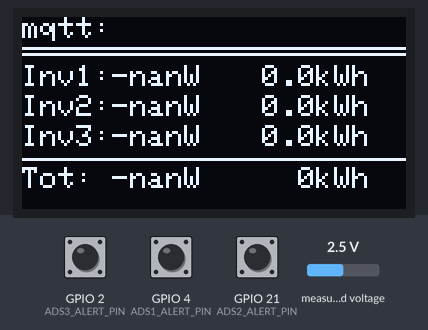
Simulated run of this sketch. Board: ESP32. On the bench: 128×64 one-colour display. Inputs (shaded band) come from the test bench; at power-on: GPIO 2 (ADS3_ALERT_PIN) HIGH, GPIO 4 (ADS1_ALERT_PIN) HIGH, GPIO 21 (ADS2_ALERT_PIN) HIGH, measured voltage 2.5 V. WiFi joins after 1.5 s; servers stay silent unless stated; the local clock reads 2024-03-15 10:24:30 at power-on unless the sketch sets it; no MQTT or app messages arrive unless stated.

Above: at 9.2 s.
9.3 s: GPIO 2 (ADS3_ALERT_PIN) pulled LOW for 0.15 s
At 10.4 s:
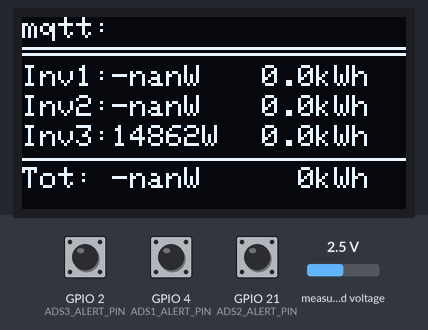
12.4 s: GPIO 4 (ADS1_ALERT_PIN) pulled LOW for 0.15 s
At 12.9 s:
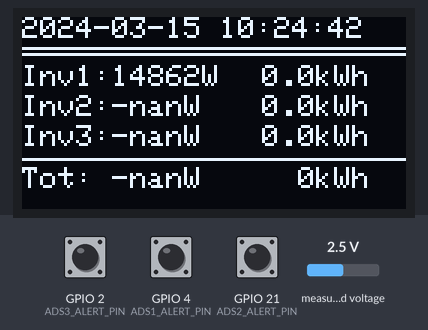
15.5 s: GPIO 21 (ADS2_ALERT_PIN) pulled LOW for 0.15 s
At 16.4 s:
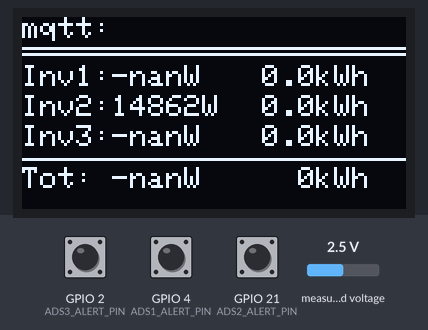
18.6 s: GPIO 2 (ADS3_ALERT_PIN) pulled LOW for 1 s
At 20.4 s:
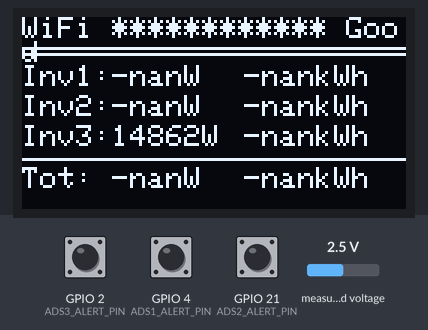
22.6 s: GPIO 4 (ADS1_ALERT_PIN) pulled LOW for 1 s
At 24.4 s:
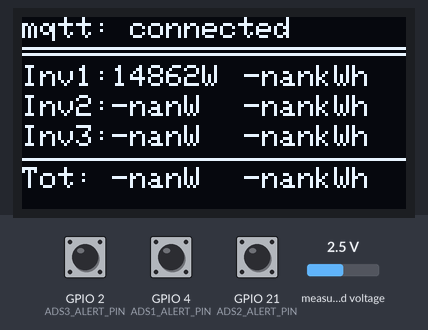
26.6 s: GPIO 21 (ADS2_ALERT_PIN) pulled LOW for 1 s
At 28.0 s:
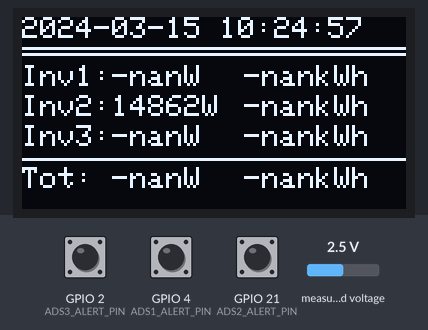
Timing chart, 0 to 29.6 s (numbered marks = the images above; inputs shaded):
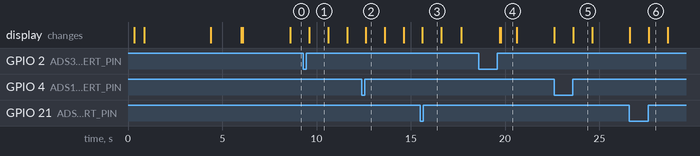

Measured:
- after the input at 9.3 s, the display: changes after 0.32 s (image 1)
- after the input at 12.4 s, the display: changes after 0.22 s (image 2)
- after the input at 15.5 s, the display: changes after 0.12 s (image 3)
- after the input at 18.6 s, the display: first differs from a run without the input after 1.2 s (image 4)
- after the input at 22.6 s, the display: first differs from a run without the input after 1.0 s (image 5)
- after the input at 26.6 s, the display: first differs from a run without the input after 1.0 s (image 6)
- what the display in image 1 shows lasts 1.0 s, from 9.6 s to 10.6 s

The sketch:

esp32SolarMonitor.ino
```cpp
#include <Wire.h>
#include <Adafruit_ADS1X15.h>
#include <Adafruit_GFX.h>
#include <Adafruit_SSD1306.h>
#include <PubSubClient.h>
#include <time.h>
#include <WiFi.h>
#include <WiFiClient.h>

#define ADS_SDA_PIN 23
#define ADS_SCL_PIN 22

#define OLED_SDA_PIN 5
#define OLED_SCL_PIN 18
#define SCREEN_WIDTH 128
#define SCREEN_HEIGHT 64
#define OLED_RESET -1
#define NOISE_THRESHOLD 0.0015
#define COIL_CONVERSION_RATIO 29.5
#define HOUSEHOLD_VOLTAGE 246   //!!!!!!!!!!!!!!! change this when installing.
#define MQTT_MAX_PACKET_SIZE 3500

WiFiClient wifiClient;
PubSubClient mqttClient(wifiClient);

TwoWire I2C_Sensors = TwoWire(0);   // Bus 0 for ADS1115 modules
TwoWire I2C_Display = TwoWire(1);   // Bus 1 for OLED

Adafruit_SSD1306 display(SCREEN_WIDTH, SCREEN_HEIGHT, &I2C_Display, OLED_RESET);

Adafruit_ADS1115 ads1;
Adafruit_ADS1115 ads2;
Adafruit_ADS1115 ads3;
#define ADS1_ALERT_PIN 4
#define ADS2_ALERT_PIN 21
#define ADS3_ALERT_PIN 2
#define ADS1_ADDR 0x49  //  ALRT pin to PWR
#define ADS2_ADDR 0x48  //  ALRT pin to GND
#define ADS3_ADDR 0x4A  //  ALRT pin to SDA

volatile bool ADS1_Ready = false;
volatile bool ADS2_Ready = false;
volatile bool ADS3_Ready = false;

double ADS1_sumSquares = 0;
unsigned int ADS1_sampleCount = 0;
double ADS1_totalWh = 0.0;
double ADS1_energy = 0.0;
unsigned int ADS1_energy_count = 0;

double ADS2_sumSquares = 0;
unsigned int ADS2_sampleCount = 0;
double ADS2_totalWh = 0.0;
double ADS2_energy = 0.0;
unsigned int ADS2_energy_count = 0;

double ADS3_sumSquares = 0;
unsigned int ADS3_sampleCount = 0;
double ADS3_totalWh = 0.0;
double ADS3_energy = 0.0;
unsigned int ADS3_energy_count = 0;

unsigned int lastSampleMS = 0;

const char* ssid = "************";
const char* password = "***********";
const char* mqtt_server   = "192.168.1.10";
const int   mqtt_port     = 1883;
const char* mqtt_user     = "mqtt";
const char* mqtt_password = "**********";
const char* mqtt_client_name = "SOLAR_WATCHER_5000";
char* mqtt_status = "";

const unsigned int PeriodForDataDeliveryMS = 10000;  // deliver data to HA every 10 seconds
const unsigned short NumberOfPeriodsInAnHour = 360;  // this must be (60*60/(PeriodForDataDeliveryMS/1000))
unsigned int PreviousDataDeliveryMS = 0;


struct SensorReading {
  unsigned int ads1SampleCount;
  double ads1SumSquares;
  unsigned int ads2SampleCount;
  double ads2SumSquares;
  unsigned int ads3SampleCount;
  double ads3SumSquares;
};

void IRAM_ATTR ADS1_Alrt() {
  ADS1_Ready = true;
}
void IRAM_ATTR ADS2_Alrt() {
  ADS2_Ready = true;
}
void IRAM_ATTR ADS3_Alrt() {
  ADS3_Ready = true;
}

const char* getSignalQuality() {
  if (WiFi.status() != WL_CONNECTED) {
    return "No Conn";
  }
  int rssi = WiFi.RSSI();
  if (rssi >= -50) return "Excellent";
  if (rssi >= -70) return "Good";
  if (rssi >= -80) return "Weak";
  return "Bad";
}

bool ensureWiFi() {
  if (WiFi.status() == WL_CONNECTED) {
    return true;
  }

  if (WiFi.status() == WL_DISCONNECTED) {
    WiFi.reconnect();
  } else {
    WiFi.begin(ssid, password);
  }
  vTaskDelay(pdMS_TO_TICKS(1000));

  for (int i = 0; i < 30; i++) {
    if (WiFi.status() == WL_CONNECTED) {
      setupTime();
      return true;
    }
    vTaskDelay(pdMS_TO_TICKS(100));
  }
  return false;
}

void connectWiFi() {
  display.clearDisplay();
  display.setTextSize(2);
  display.setCursor(2, 0);
  display.println("Connecting");
  display.setCursor(2, 18);
  display.println("to WiFi");
  display.setCursor(2, 42);
  display.println(ssid);
  display.display();
  delay(100);

  if (! ensureWiFi()) {
    display.clearDisplay();
    display.setTextSize(2);
    display.setCursor(2, 0);
    display.println("Wifi Error");
    display.display();
    delay(5000);
    return;
  }
}

void setupTime() {

  configTzTime("EST5EDT,M3.2.0/2,M11.1.0/2","pool.ntp.org","time.nist.gov");

  struct tm timeinfo;
  if (!getLocalTime(&timeinfo, 10000)) {
    display.clearDisplay();
    display.setTextSize(2);
    display.setCursor(2, 0);
    display.println("NTP Error");
    display.display();
    delay(5000);
  }
}

void splash() {
  display.clearDisplay();
  display.setTextColor(SSD1306_WHITE);
  display.setTextSize(2);
  display.setCursor(12, 0);
  display.println("Solar");
  display.setCursor(12, 18);
  display.println("Watcher");
  display.setCursor(12, 42);
  display.println("5000");
  display.display();
  delay(3500);
}

void configureADS1() {
  if (!ads1.begin(ADS1_ADDR, &I2C_Sensors)) {
    display.clearDisplay();
    display.setTextSize(2);
    display.setCursor(2, 0);
    display.println("ADS1 error");
    display.display();
    while (1);
  }
  display.clearDisplay();
  display.setTextSize(1);
  display.setCursor(2, 0);
  display.println("AD1 connected.");
  display.display();

  ads1.setGain(GAIN_TWO);
  ads1.setDataRate(RATE_ADS1115_860SPS);
  ads1.startADCReading(ADS1X15_REG_CONFIG_MUX_DIFF_0_1, /*continuous=*/true);
  pinMode(ADS1_ALERT_PIN, INPUT_PULLUP);
  delay(10);
  attachInterrupt(digitalPinToInterrupt(ADS1_ALERT_PIN), ADS1_Alrt, FALLING);
}

void configureADS2() {
  if (!ads2.begin(ADS2_ADDR, &I2C_Sensors)) {
    display.clearDisplay();
    display.setTextSize(2);
    display.setCursor(2, 0);
    display.println("ADS2 error");
    display.display();
    while (1);
  }
  display.setTextSize(1);
  display.setCursor(2, 18);
  display.println("AD2 connected.");
  display.display();

  ads2.setGain(GAIN_TWO);
  ads2.setDataRate(RATE_ADS1115_860SPS);
  ads2.startADCReading(ADS1X15_REG_CONFIG_MUX_DIFF_0_1, /*continuous=*/true);
  pinMode(ADS2_ALERT_PIN, INPUT_PULLUP);
  delay(10);
  attachInterrupt(digitalPinToInterrupt(ADS2_ALERT_PIN), ADS2_Alrt, FALLING);
}

void configureADS3() {
  if (!ads3.begin(ADS3_ADDR, &I2C_Sensors)) {
    display.clearDisplay();
    display.setTextSize(2);
    display.setCursor(2, 0);
    display.println("ADS3 error");
    display.display();
    while (1);
  }
  display.setTextSize(1);
  display.setCursor(2, 42);
  display.println("AD3 connected.");
  display.setCursor(2, 53);
  display.println(I2C_Sensors.getClock());
  display.display();

  ads3.setGain(GAIN_TWO);
  ads3.setDataRate(RATE_ADS1115_860SPS);
  ads3.startADCReading(ADS1X15_REG_CONFIG_MUX_DIFF_0_1, /*continuous=*/true);
  pinMode(ADS3_ALERT_PIN, INPUT_PULLUP);
  delay(10);
  attachInterrupt(digitalPinToInterrupt(ADS3_ALERT_PIN), ADS3_Alrt, FALLING);
}

// void publishMQTTDiscovery() {
//     mqttClient.publish( "homeassistant/sensor/solar_inverter1_power/config",
//         R"({"name":"Inverter 1 Power","state_topic":"solar/inverter1/power","unit_of_measurement":"W","device_class":"power","state_class":"measurement","unique_id":"solar_inverter1_power","device":{  "identifiers":["solar_monitor"],  "name":"Solar Monitor",  "manufacturer":"Custom",  "model":"SOLAR WATCHER 5000"}})", true);
//     mqttClient.loop();
//     mqttClient.publish("homeassistant/sensor/solar_inverter2_power/config",
//         R"({"name":"Inverter 2 Power","state_topic":"solar/inverter2/power","unit_of_measurement":"W","device_class":"power","state_class":"measurement","unique_id":"solar_inverter2_power","device":{  "identifiers":["solar_monitor"],  "name":"Solar Monitor",  "manufacturer":"Custom",  "model":"SOLAR WATCHER 5000"}})", true);
//     mqttClient.loop();
//     mqttClient.publish("homeassistant/sensor/solar_inverter3_power/config",
//         R"({"name":"Inverter 3 Power","state_topic":"solar/inverter3/power","unit_of_measurement":"W","device_class":"power","state_class":"measurement","unique_id":"solar_inverter3_power","device":{  "identifiers":["solar_monitor"],  "name":"Solar Monitor",  "manufacturer":"Custom",  "model":"SOLAR WATCHER 5000"}})", true);
//     mqttClient.loop();
// }

void publishMQTTDiscovery() {

  if (!ensureWiFi()) return;
  if (!ensureMQTT()) return;

  const char* payload = R"({
    "origin": {
      "name": "solar-monitor",
      "sw_version": "1.0.0"
    },
    "device": {
      "identifiers": ["solar_monitor"],
      "name": "Solar Monitor",
      "manufacturer": "SwenCo",
      "model": "SOLAR WATCHER 5000",
      "sw_version": "1.0.0"
    },
    "availability": [{
      "topic": "solar/monitor/status"
    }],
    "components": {
      "inverter1_power": {
        "platform": "sensor",
        "name": "Inverter 1 Power",
        "state_topic": "solar/monitor/state",
        "value_template": "{{ value_json.inverter1 }}",
        "unit_of_measurement": "W",
        "device_class": "power",
        "state_class": "measurement",
        "unique_id": "solar_monitor_inverter1_power"
      },
      "inverter2_power": {
        "platform": "sensor",
        "name": "Inverter 2 Power",
        "state_topic": "solar/monitor/state",
        "value_template": "{{ value_json.inverter2 }}",
        "unit_of_measurement": "W",
        "device_class": "power",
        "state_class": "measurement",
        "unique_id": "solar_monitor_inverter2_power"
      },
      "inverter3_power": {
        "platform": "sensor",
        "name": "Inverter 3 Power",
        "state_topic": "solar/monitor/state",
        "value_template": "{{ value_json.inverter3 }}",
        "unit_of_measurement": "W",
        "device_class": "power",
        "state_class": "measurement",
        "unique_id": "solar_monitor_inverter3_power"
      },
      "total_power": {
        "platform": "sensor",
        "name": "Total Solar Power",
        "state_topic": "solar/monitor/state",
        "value_template": "{{ value_json.total }}",
        "unit_of_measurement": "W",
        "device_class": "power",
        "state_class": "measurement",
        "unique_id": "solar_monitor_total_power"
      },
      "wifi_signal": {
        "platform": "sensor",
        "name": "WiFi Signal",
        "state_topic": "solar/monitor/state",
        "value_template": "{{ value_json.wifi }}",
        "unit_of_measurement": "dBm",
        "device_class": "signal_strength",
        "entity_category": "diagnostic",
        "unique_id": "solar_monitor_wifi_signal"
      },
      "uptime": {
        "platform": "sensor",
        "name": "Uptime",
        "state_topic": "solar/monitor/state",
        "value_template": "{{ value_json.uptime }}",
        "unit_of_measurement": "s",
        "entity_category": "diagnostic",
        "unique_id": "solar_monitor_uptime"
      },
      "esp_temperature": {
        "platform": "sensor",
        "name": "ESP32 Temperature",
        "state_topic": "solar/monitor/state",
        "value_template": "{{ value_json.temp }}",
        "unit_of_measurement": "°C",
        "device_class": "temperature",
        "entity_category": "diagnostic",
        "unique_id": "solar_monitor_temp"
      }
    }
  })";

  bool ok = mqttClient.publish("homeassistant/device/solar_monitor/config", payload, true);

  if (!ok) {
    display.clearDisplay();
    display.setTextSize(1);
    display.setCursor(2, 20);
    display.println("MQTT config error");
    display.display();
    delay(10000);
  }
  else {
    display.clearDisplay();
    display.setTextSize(1);
    display.setCursor(2, 20);
    display.println("MQTT config");
    display.setCursor(2, 40);
    display.println("published OK");
    display.display();
    delay(2000);
  }

  mqttClient.loop();
}

void setMqttStatus() {
  switch (mqttClient.state()) {
    case 0:
      mqtt_status = "connected";
      break;
    case -1:
      mqtt_status = "timeout";
      break;
    case -2:
      mqtt_status = "network failed";
      break;
    case -3:
      mqtt_status = "connection lost";
      break;
    case -4:
      mqtt_status = "connect failed";
      break;
    case -5:
      mqtt_status = "disconnected";
      break;
    case 1:
      mqtt_status = "bad protocol";
      break;
    case 2:
      mqtt_status = "bad client ID";
      break;
    case 3:
      mqtt_status = "broker unavailable";
      break;
    case 4:
      mqtt_status = "bad credentials";
      break;
    case 5:
      mqtt_status = "unauthorized";
      break;
    default:
      mqtt_status = "unknown";
      break;
  }
}

bool ensureMQTT() {
  if (mqttClient.connected()) {
        return true;
  }
  if (mqttClient.connect(mqtt_client_name, mqtt_user, mqtt_password,"solar/monitor/status", 0, true, "offline")) {
    delay(10);
    mqttClient.loop();
    delay(5);
    mqttClient.loop();
    setMqttStatus();
    mqttClient.loop();
    publishMQTTDiscovery();
    mqttClient.loop();
    return true;
  }
  setMqttStatus();
  return false;
}

void sendToHomeAssistant(const float ads1Watts, const float ads2Watts, const float ads3Watts) {
  if (!ensureWiFi()) {
    return;
  }
  if (!ensureMQTT()) {
    return;
  }
  float total = ads1Watts + ads2Watts + ads3Watts;
  char payload[512];

  long uptime = millis() / 1000;
  int wifi = WiFi.RSSI();
  float temp = temperatureRead();

  snprintf(payload, sizeof(payload),
           R"({"inverter1":%.2f,"inverter2":%.2f,"inverter3":%.2f,"total":%.2f,"wifi":%d,"uptime":%ld,"temp":%.1f})",
           ads1Watts, ads2Watts, ads3Watts, total, wifi, uptime, temp);

  mqttClient.publish("solar/monitor/state", payload, true);
  mqttClient.loop();
  mqttClient.publish("solar/monitor/status", "online", true);

  // snprintf(payload, sizeof(payload), "%.2f", ads1Watts);
  // mqttClient.publish("solar/inverter1/power", payload, true);
  // mqttClient.loop();
  // snprintf(payload, sizeof(payload), "%.2f", ads2Watts);
  // mqttClient.publish("solar/inverter2/power", payload, true);
  // mqttClient.loop();
  // snprintf(payload, sizeof(payload), "%.2f", ads3Watts);
  // mqttClient.publish("solar/inverter3/power", payload, true);
  mqttClient.loop();
}

void ItsBeenASecond(const SensorReading &reading) {
    float ADS1_rmsVoltage = sqrt(reading.ads1SumSquares / reading.ads1SampleCount);
    if (ADS1_rmsVoltage <= NOISE_THRESHOLD) {  // just noise.
      ADS1_rmsVoltage = 0;
    }
    float ADS1_amps = ADS1_rmsVoltage * COIL_CONVERSION_RATIO;
    float ADS1_watts = ADS1_amps * HOUSEHOLD_VOLTAGE;
    ADS1_energy += ADS1_watts;
    ADS1_energy_count++;

    float ADS2_rmsVoltage = sqrt(reading.ads2SumSquares / reading.ads2SampleCount);
    if (ADS2_rmsVoltage <= NOISE_THRESHOLD) {  // just noise.
      ADS2_rmsVoltage = 0;
    }
    float ADS2_amps = ADS2_rmsVoltage * COIL_CONVERSION_RATIO;
    float ADS2_watts = ADS2_amps * HOUSEHOLD_VOLTAGE;
    ADS2_energy += ADS2_watts;
    ADS2_energy_count++;

    float ADS3_rmsVoltage = sqrt(reading.ads3SumSquares / reading.ads3SampleCount);
    if (ADS3_rmsVoltage <= NOISE_THRESHOLD) {  // just noise.
      ADS3_rmsVoltage = 0;
    }
    float ADS3_amps = ADS3_rmsVoltage * COIL_CONVERSION_RATIO;
    float ADS3_watts = ADS3_amps * HOUSEHOLD_VOLTAGE;
    ADS3_energy += ADS3_watts;
    ADS3_energy_count++;

    struct tm timeinfo;
    getLocalTime(&timeinfo);


    if (millis() - PreviousDataDeliveryMS >= PeriodForDataDeliveryMS) {  // every 10 seconds.
      ADS1_totalWh += (ADS1_energy / NumberOfPeriodsInAnHour);
      ADS2_totalWh += (ADS2_energy / NumberOfPeriodsInAnHour);
      ADS3_totalWh += (ADS3_energy / NumberOfPeriodsInAnHour);

      if (timeinfo.tm_hour <= 4) {  // reset the total Wh accumulators at midnight and don't deliver to HA at night.
        ADS1_totalWh = 0;
        ADS2_totalWh = 0;
        ADS3_totalWh = 0;
      }
      else {
        float ADS1_avgWatts = ADS1_energy / ADS1_energy_count;
        float ADS2_avgWatts = ADS2_energy / ADS2_energy_count;
        float ADS3_avgWatts = ADS3_energy / ADS3_energy_count;
        sendToHomeAssistant(ADS1_avgWatts, ADS2_avgWatts, ADS3_avgWatts);
      }

      ADS1_energy = 0.0;
      ADS2_energy = 0.0;
      ADS3_energy = 0.0;
      ADS1_energy_count = 0;
      ADS2_energy_count = 0;
      ADS3_energy_count = 0;
      PreviousDataDeliveryMS += PeriodForDataDeliveryMS;
    }

    display.clearDisplay();
    display.setTextSize(1);
    display.setCursor(0, 0);
    if (timeinfo.tm_sec & 0b0100) {
      display.printf("mqtt: %s", mqtt_status);
    }
    else if (timeinfo.tm_sec & 0b1000) { //every 8 seconds
      display.println(&timeinfo, "%Y-%m-%d %H:%M:%S");
    }
    else {
      display.printf("WiFi %s %s", ssid, getSignalQuality());
    }
    display.drawFastHLine(0, 10, 128, SSD1306_WHITE);
    display.drawFastHLine(0, 12, 128, SSD1306_WHITE);

    display.setCursor(0, 16);
    display.printf("Inv1:%4.0fW", ADS1_watts);
    display.setCursor(68, 16);
    //display.println(reading.ads1SampleCount);
    display.printf("%5.1fkWh", (ADS1_totalWh/1000));

    display.setCursor(0, 26);
    display.printf("Inv2:%4.0fW", ADS2_watts);
    display.setCursor(68, 26);
    //display.println(reading.ads2SampleCount);
    display.printf("%5.1fkWh", (ADS2_totalWh/1000));

    display.setCursor(0, 36);
    display.printf("Inv3:%4.0fW", ADS3_watts);
    display.setCursor(68, 36);
    //display.println(reading.ads3SampleCount);
    display.printf("%5.1fkWh", (ADS3_totalWh/1000));

    display.drawFastHLine(0, 47, 128, SSD1306_WHITE);

    display.setCursor(0, 50);
    display.printf("Tot:%5.0fW", (ADS1_watts+ADS2_watts+ADS3_watts));
    display.setCursor(68, 50);
    display.printf("%5.0fkWh", ((ADS3_totalWh+ADS2_totalWh+ADS1_totalWh)/1000));

    display.display();
}

TaskHandle_t UpdateDisplayHandle = NULL;
QueueHandle_t sensorQueue = xQueueCreate(100, sizeof(SensorReading));

void UpdateDisplay(void *pvParameters) {
  SensorReading reading;
  for (;;) {
    if (xQueueReceive(sensorQueue, &reading, portMAX_DELAY)) {
      ItsBeenASecond(reading);
    }
    mqttClient.loop(); // this has to be called continuously or mqtt is unhappy
  }
}

void setup() {
  I2C_Sensors.begin(ADS_SDA_PIN,  ADS_SCL_PIN,  800000UL);
  I2C_Display.begin(OLED_SDA_PIN, OLED_SCL_PIN, 100000UL);
  delay(300);

  if (!display.begin(SSD1306_SWITCHCAPVCC, 0x3C)) {
    while (true);
  }
  delay(500);
  splash();
  connectWiFi();
  setupTime();
  configureADS1();
  configureADS2();
  configureADS3();
  mqttClient.setBufferSize(MQTT_MAX_PACKET_SIZE);
  mqttClient.setServer(mqtt_server, mqtt_port);
  delay(1500);

  xTaskCreatePinnedToCore(
    UpdateDisplay,       // task function
    "UpdateDisplay",     // name (for debugging)
    8192,              // stack size in bytes
    NULL,              // parameters to pass
    1,                 // priority (0 = lowest, higher = more urgent)
    &UpdateDisplayHandle, // handle
    0                  //  core 0
  );
  lastSampleMS = millis();
  PreviousDataDeliveryMS = lastSampleMS;
}

void loop() {
  if (millis() - lastSampleMS >= 1000) {  // every second.
    SensorReading reading = {
      ADS1_sampleCount,
      ADS1_sumSquares,
      ADS2_sampleCount,
      ADS2_sumSquares,
      ADS3_sampleCount,
      ADS3_sumSquares
    };
    xQueueSend(sensorQueue, &reading, 0);

    ADS1_sumSquares = 0;
    ADS1_sampleCount = 0;
    ADS2_sumSquares = 0;
    ADS2_sampleCount = 0;
    ADS3_sumSquares = 0;
    ADS3_sampleCount = 0;
    lastSampleMS += 1000;
  }
  if (ADS1_Ready) {
    int16_t adc = ads1.getLastConversionResults();
    float voltage = ads1.computeVolts(adc);
    ADS1_sumSquares += voltage * voltage;
    ADS1_sampleCount++;
    ADS1_Ready = false;
  }
  if (ADS2_Ready) {
    int16_t adc = ads2.getLastConversionResults();
    float voltage = ads2.computeVolts(adc);
    ADS2_sumSquares += voltage * voltage;
    ADS2_sampleCount++;
    ADS2_Ready = false;
  }
  if (ADS3_Ready) {
    int16_t adc = ads3.getLastConversionResults();
    float voltage = ads3.computeVolts(adc);
    ADS3_sumSquares += voltage * voltage;
    ADS3_sampleCount++;
    ADS3_Ready = false;
  }
}
```
